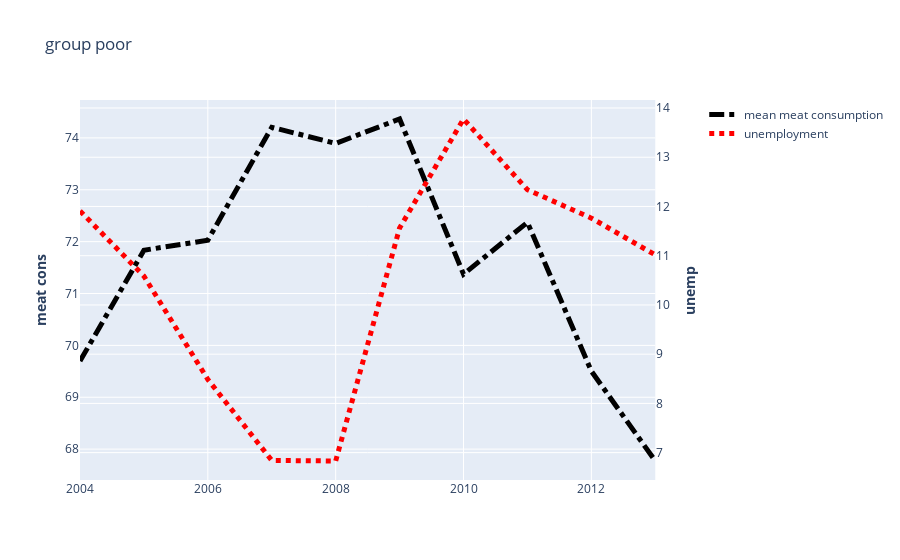

The code cell stored with this chart in its notebook:
### Code cell
fkmg = make_subplots(rows=1, cols=1,
                    specs=[[{"secondary_y": True}]])
    
fkmg.add_trace(go.Scatter(y = df_meat[g1s[0]].mean(axis=1), x=[2004+i for i in range(10)], mode='lines', name='mean meat consumption', line=dict(color='black', width=5, dash='dashdot')))

fkmg.add_trace(go.Scatter(y = df_unemp[['EST', 'HUN', 'LVA', 'LTU', 'POL', 'SVK', 'SVN']].mean(axis=1)[6:16], x=[2004+i for i in range(10)], mode='lines', name='unemployment', line=dict(color='red', width=5, dash='dot')), secondary_y=True)

fkmg.update_yaxes(title_text="<b>meat cons", secondary_y=False)
fkmg.update_yaxes(title_text="<b>unemp", secondary_y=True)
fkmg.update_layout(title="group poor")

fkmg.show()

### Figure 1 — Plotly figure (JSON) as saved in the notebook; plotly's stock layout.template omitted (floating-point values rounded to 4 significant figures)
{"data": [{"line": {"color": "black", "dash": "dashdot", "width": 5}, "mode": "lines", "name": "mean meat consumption", "type": "scatter", "x": [2004, 2005, 2006, 2007, 2008, 2009, 2010, 2011, 2012, 2013], "y": [69.7, 71.83, 72.03, 74.2, 73.89, 74.36, 71.37, 72.37, 69.5, 67.77]}, {"line": {"color": "red", "dash": "dot", "width": 5}, "mode": "lines", "name": "unemployment", "type": "scatter", "x": [2004, 2005, 2006, 2007, 2008, 2009, 2010, 2011, 2012, 2013], "xaxis": "x", "y": [11.91, 10.59, 8.487, 6.842, 6.83, 11.56, 13.78, 12.34, 11.76, 11.02], "yaxis": "y2"}], "layout": {"autosize": true, "title": {"text": "group poor"}, "xaxis": {"anchor": "y", "autorange": true, "domain": [0, 0.94], "range": [2004, 2013], "type": "linear"}, "yaxis": {"anchor": "x", "autorange": true, "domain": [0, 1], "range": [67.4, 74.73], "title": {"text": "<b>meat cons"}, "type": "linear"}, "yaxis2": {"anchor": "x", "autorange": true, "overlaying": "y", "range": [6.444, 14.16], "side": "right", "title": {"text": "<b>unemp"}, "type": "linear"}}}
